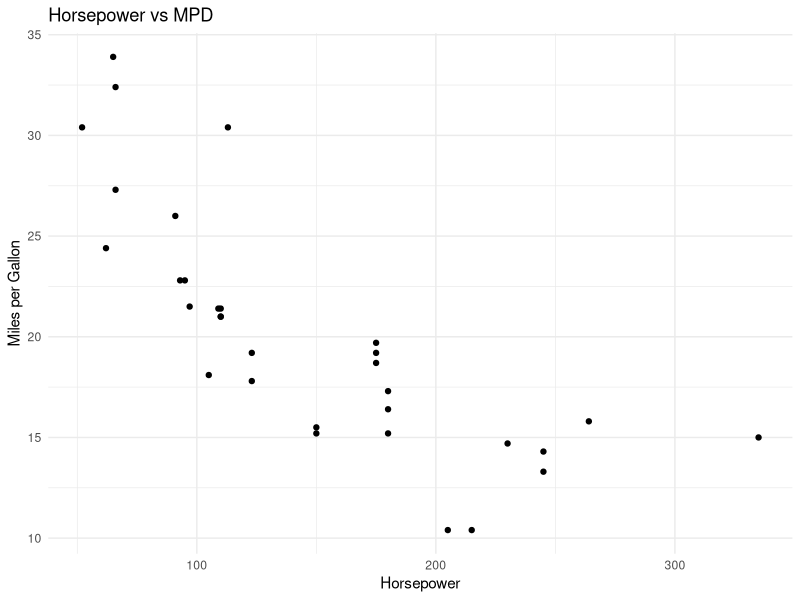
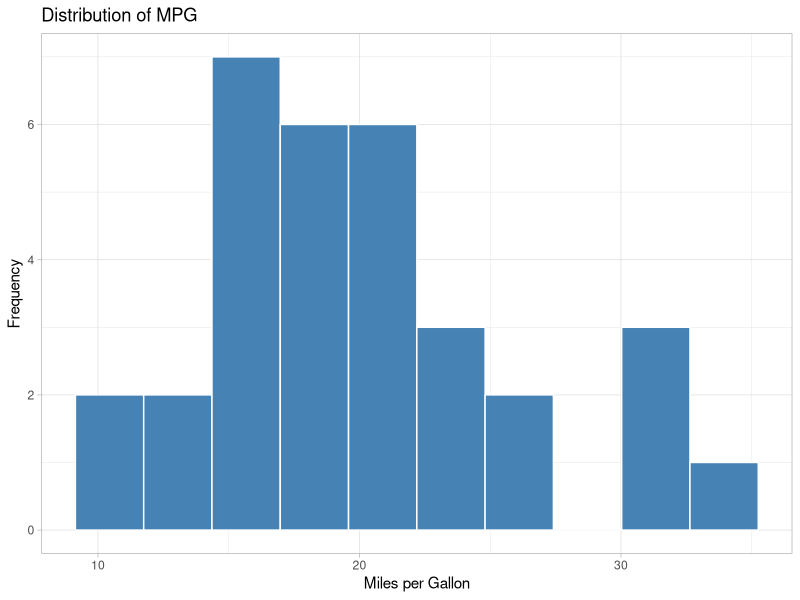
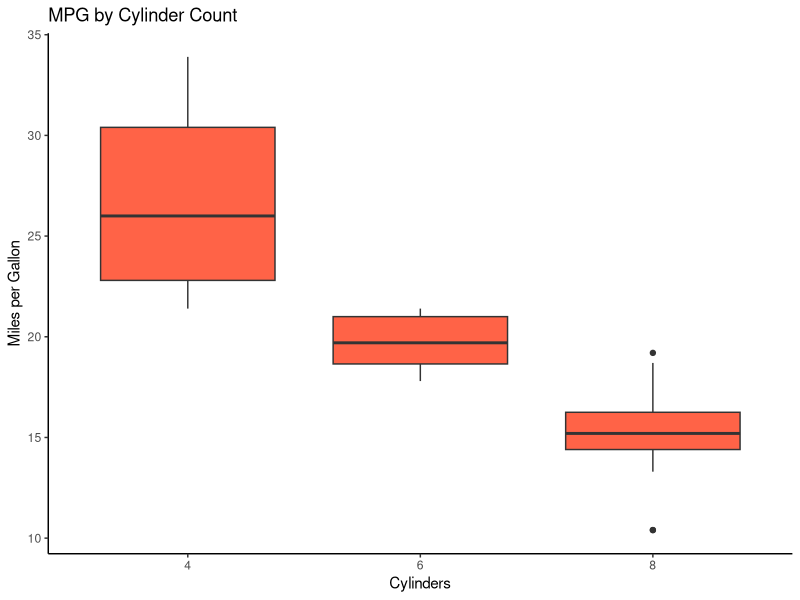
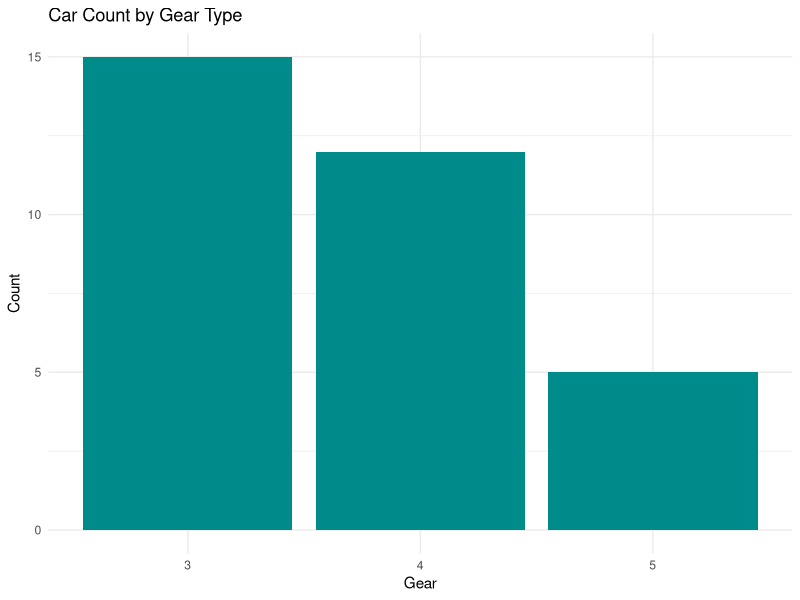
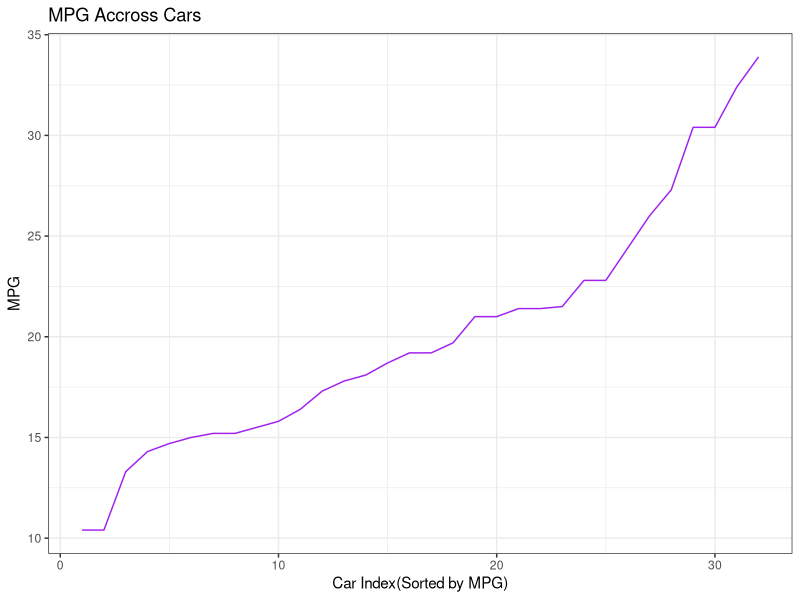

These charts were generated, in order, by the following R code:
##load packages
library(ggplot2)
library(dplyr)
head(mtcars)
str(mtcars)
summary(mtcars)
##visualize mtcars dataset using various chart types
#scatter plot -horsepower vs MPG
ggplot(mtcars,aes(x=hp,y=mpg))+
geom_point()+
labs(title="Horsepower vs MPD",x="Horsepower",y="Miles per Gallon")+
theme_minimal()

#histogram-distribution of MPG
ggplot(mtcars,aes(x=mpg))+
  geom_histogram(bins=10,fill="steelblue",color="white")+
  labs(title="Distribution of MPG",x="Miles per Gallon",y="Frequency")+
  theme_light()

#box plot MPG by number of Cylinders
ggplot(mtcars,aes(x=factor(cyl),y=mpg))+
  geom_boxplot(fill="tomato")+
  labs(title="MPG by Cylinder Count",x="Cylinders",y="Miles per Gallon")+
  theme_classic()

##bar plot -count of cars by gear type
ggplot(mtcars, aes(x = factor(gear))) +
  geom_bar(fill = "darkcyan") +
  labs(title = "Car Count by Gear Type", x = "Gear", y = "Count") +
  theme_minimal()
#line chart-sorted MPG Over Cars
ggplot(mtcars %>% arrange(mpg),aes(x=seq_along(mpg),y=mpg))+
  geom_line(color="purple")+
  labs(title="MPG Accross Cars",x="Car Index(Sorted by MPG)",y="MPG")+
  theme_bw()
